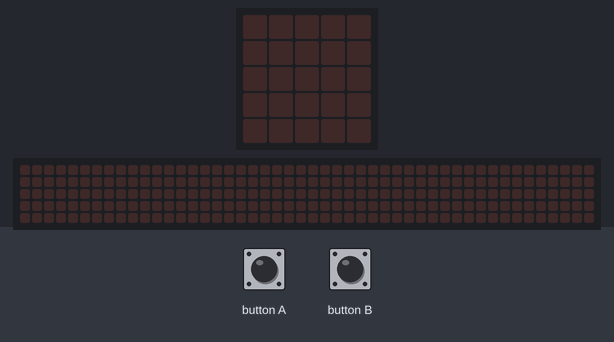
The program below on a simulated BBC micro:bit (MakeCode). On the bench: the board's 5×5 LED display, a strip that is not on the board, showing the scrolling text unrolled. Inputs (shaded band) come from the test bench. The 48×5 strip is a reading aid, not a part: it shows the text the display is scrolling, unrolled, one strip-width of it at a time.

Above: at 1.2 s.
1.3 s: button A pressed for 0.15 s
At 1.9 s:
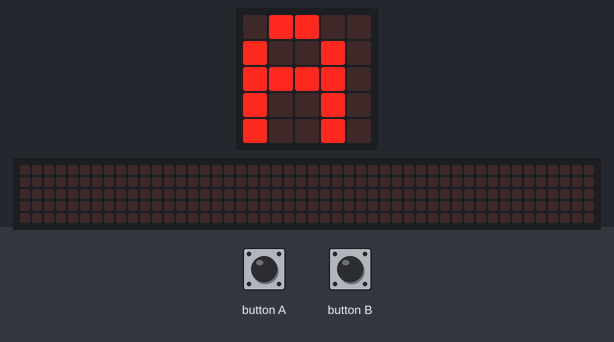
At 3.4 s:
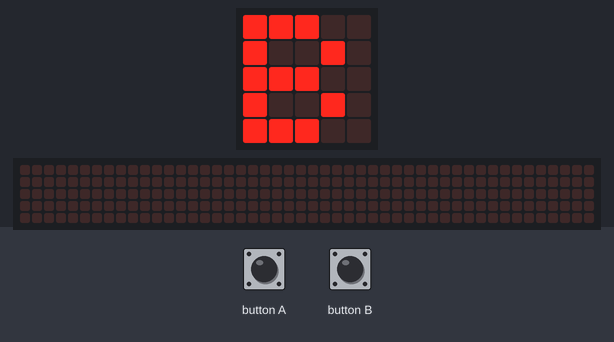
4.4 s: button B pressed for 0.15 s
At 13.0 s:
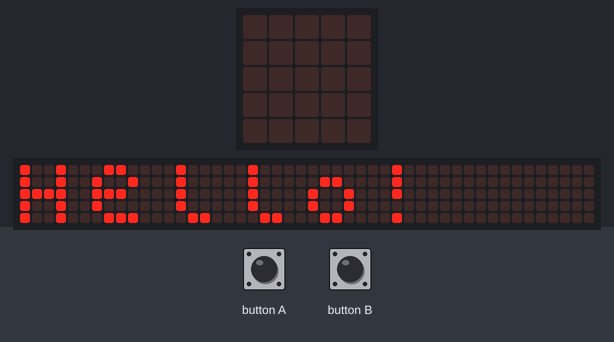

Measured:
- after the input at 1.3 s, the display: changes after 0.15 s (image 1)
- after the input at 4.4 s, the display: first changes after 0.30 s (image 3 shows a later state)
- what the display in image 1 shows lasts 1.2 s, from 1.5 s to 2.7 s
- what the display in image 3 shows lasts 0.8 s, from 12.4 s to 13.2 s

The program:

main.ts
```typescript
input.onButtonPressed(Button.A, function () {
    for (let index = 0; index <= 6; index++) {
        basic.showString("" + (alphabet[index]))
        basic.pause(500)
    }
})
input.onButtonPressed(Button.B, function () {
    for (let index = 0; index <= 6; index++) {
        basic.showLeds(`
            # # # # #
            # # # # #
            # # # # #
            # # # # #
            # # # # #
            `)
        basic.pause(1000)
        basic.showString("" + (alphabet[index]))
        basic.clearScreen()
        morsezeichen = morsecodes[index]
        for (let morse_teil = 0; morse_teil <= morsezeichen.length - 1; morse_teil++) {
            if (true) {

            } else {

            }
            basic.showString("Hello!")
            basic.pause(500)
            basic.clearScreen()
        }
        basic.pause(1000)
    }
})
let morsezeichen = ""
let morsecodes: string[] = []
let alphabet: string[] = []
alphabet = [
    "A",
    "B",
    "C",
    "D",
    "E",
    "F",
    "G"
]
morsecodes = [
    ".-",
    "-...",
    "-.-.",
    "-..",
    ".",
    "..-.",
    "--."
]
```

test.ts
```typescript
// Hier kann man Tests durchführen; diese Datei wird nicht kompiliert, wenn dieses Paket als Erweiterung verwendet wird.
```
